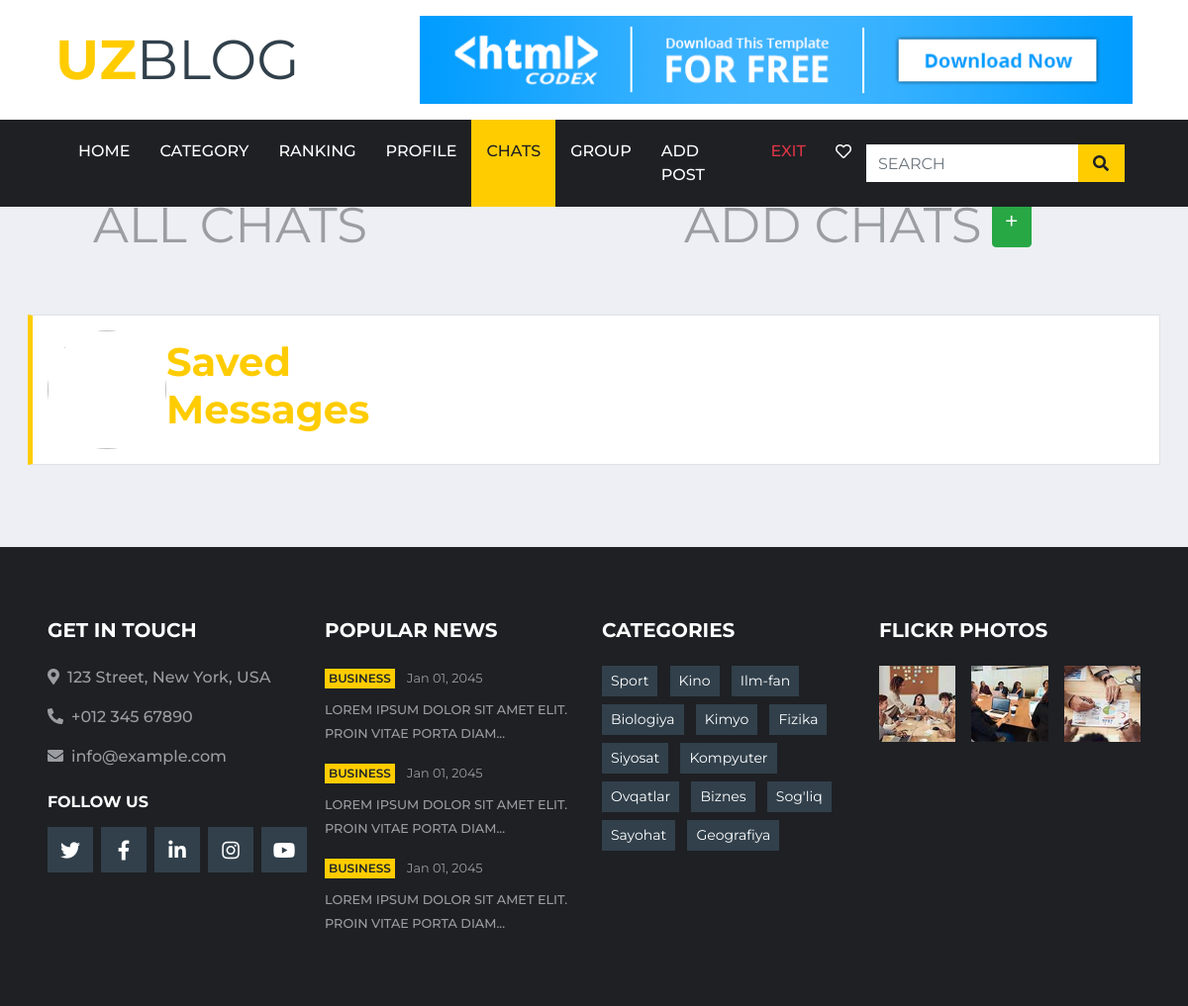
The app's page /chat/ (signed in), older data.
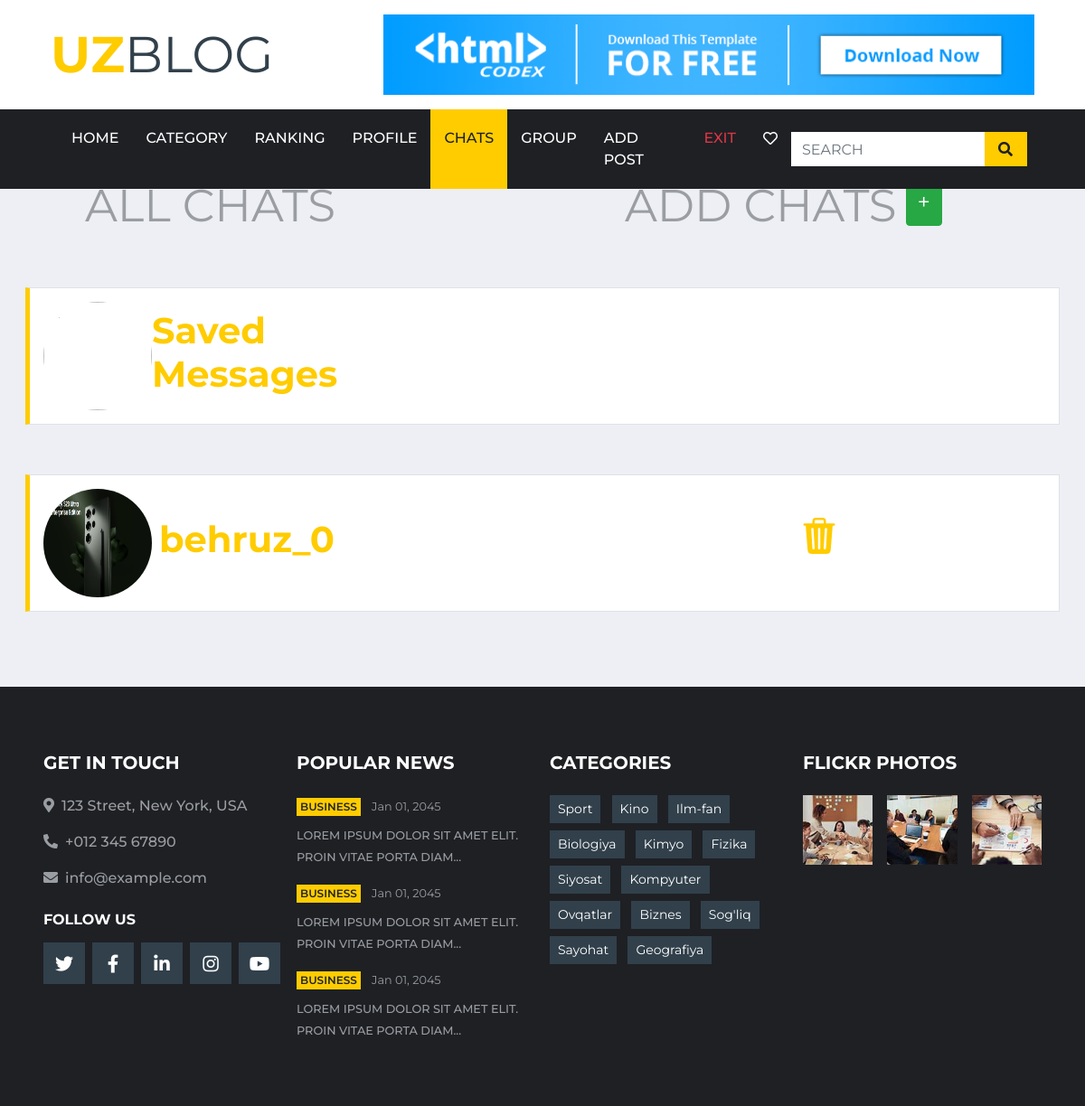
The same page, newer data.
### blog/models.py (models this page shows, shortened)
class Category(models.Model):
    title = models.CharField(max_length=100, verbose_name='Category')
    slug = models.SlugField(blank=True, verbose_name="Slug")
    image = models.ImageField(blank=True, null=True, verbose_name='Image')
    objects = models.Manager()
    class Meta:
        verbose_name = 'Category'
        verbose_name_plural = 'Categories'

class Chat(models.Model):
    user1 = models.ForeignKey(User, on_delete=models.CASCADE, verbose_name='user1', related_name='user')
    user2 = models.ForeignKey(User, on_delete=models.CASCADE, verbose_name='user2')
    slug = models.SlugField(blank=True, verbose_name='slug')
    objects = models.Manager()
    class Meta:
        verbose_name = 'chat'
        verbose_name_plural = 'chats'

class AccountPhoto(models.Model):
    photo = models.ImageField(upload_to='AccountPhotos', verbose_name='photo')
    user = models.ForeignKey(User, on_delete=models.CASCADE, related_name='photos')
    objects = models.Manager()
    class Meta:
        verbose_name = 'Account Photo'
        verbose_name_plural = 'Account Photos'

### blog/views.py (the view)
# urls.py: path('chat/', chat, name='chat'),
def chat(request):
    chattes = []
    user = request.user
    chats = Chat.objects.filter(user1=user)
    chat = Chat.objects.filter(user2=user)
    for i in chats:
        chattes.insert(0, i)
    for i in chat:
        chattes.insert(0, i)
    context = {
        'title': 'CHATS',
        'chats': chattes,
    }
    return render(request, 'chat.html', context)

### blog/templatetags/blog_tags.py (called while the page is built)
@register.simple_tag()
def get_categories():
    return Category.objects.all()

### blog/templates/chat.html (shortened to what this page needs)
{% extends 'base.html' %}
{% block main %}
<div class="container-fluid d-flex justify-content-end">
    <p style="font-size:50px; margin-top:40px; margin-right:320px" class="text-center text-bold-medium">ALL CHATS</p>
    <p style="font-size:50px; margin-top:40px;" class="text-center text-bold-medium">ADD CHATS</p>
    <button type="submit" class="btn btn-success rounded mt-5 mb-5" style="margin-left:10px; margin-right:150px">
        <a href="{% url 'add_chat' %}" class="text-white" style="font-size:25px">+</a>
    </button>
</div>
<div class="col-12">
    <div class="card-body">
        <div class="section-title">
            <div><a href="{% url 'saved_message' %}"><img src="https://static10.tgstat.ru/channels/_0/31/31324acfc838ed6e6add64460e46148d.jpg" style="width:120px; height:120px; border-radius:120px" alt=""></a></div>
            <h1 class="font-weight-bold" style="margin-right:1220px"><a href="{% url 'saved_message' %}">Saved Messages</a></h1><br>
        </div>
    </div>
</div>
{% for i in chats %}
<div class="col-12">
    <div class="card-body">
        <div class="section-title">
            {% if request.user == i.user1 %}
            <div><a href="{% url 'message' i.slug %}"><img src="{% if i.user2.photos.first.photo.url %}{{ i.user2.photos.first.photo.url }}{% else %}https://alumni.tcnj.edu/wp-content/uploads/sites/16/2022/06/user-icon-placeholder.png{% endif %}" style="width:120px; height:120px; border-radius:120px" alt=""></a></div>
                <div class="col-11 d-flex justify-content-between">
                    <h1 class="font-weight-bold"><a href="{% url 'message' i.slug %}">{{ i.user2.username }}</a></h1>
                    <div style="margin-right: 150px">
                        <a style="margin-right:100px" href="{% url 'delete_chat' i.slug %}">
                        <svg xmlns="http://www.w3.org/2000/svg" width="40" height="40" fill="currentColor" class="bi bi-trash3-fill" viewBox="0 0 16 16">
                            <path d="M11 1.5v1h3.5a.5.5 0 0 1 0 1h-.538l-.853 10.66A2 2 0 0 1 11.115 16h-6.23a2 2 0 0 1-1.994-1.84L2.038 3.5H1.5a.5.5 0 0 1 0-1H5v-1A1.5 1.5 0 0 1 6.5 0h3A1.5 1.5 0 0 1 11 1.5Zm-5 0v1h4v-1a.5.5 0 0 0-.5-.5h-3a.5.5 0 0 0-.5.5ZM4.5 5.029l.5 8.5a.5.5 0 1 0 .998-.06l-.5-8.5a.5.5 0 1 0-.998.06Zm6.53-.528a.5.5 0 0 0-.528.47l-.5 8.5a.5.5 0 0 0 .998.058l.5-8.5a.5.5 0 0 0-.47-.528ZM8 4.5a.5.5 0 0 0-.5.5v8.5a.5.5 0 0 0 1 0V5a.5.5 0 0 0-.5-.5Z"/>
                        </svg>
                        </a>
                    </div>
                </div>
            {% else %}
                        <div><a href="{% url 'message' i.slug %}"><img src="{% if i.user1.photos.first.photo.url %}{{ i.user1.photos.first.photo.url }}{% else %}https://alumni.tcnj.edu/wp-content/uploads/sites/16/2022/06/user-icon-placeholder.png{% endif %}" style="width:120px; height:120px; border-radius:120px" alt=""></a></div>
                <div class="col-11 d-flex justify-content-between">
                    <h1 class="font-weight-bold"><a href="{% url 'message' i.slug %}">{{ i.user1.username }}</a></h1>
                    <div style="margin-right: 150px">
                        <a style="margin-right:100px" href="{% url 'delete_chat' i.slug %}">
                        </a>
                    </div>
                </div>
            {% endif %}
        </div>
    </div>
</div>
{% endfor %}
{% endblock main %}

### templates/components/footer.html (shortened to what this page needs)
{% if title != 'CHAT' %}
{% load blog_tags %}
{% load static %}
{% get_categories as categories %}
<div class="container-fluid bg-dark pt-5 px-sm-3 px-md-5 mt-5">
    <div class="row py-4">
        <div class="col-lg-3 col-md-6 mb-5">
            <h5 class="mb-4 text-white text-uppercase font-weight-bold">Get In Touch</h5>
            <p class="font-weight-medium"><i class="fa fa-map-marker-alt mr-2"></i>123 Street, New York, USA</p>
            <p class="font-weight-medium"><i class="fa fa-phone-alt mr-2"></i>+012 345 67890</p>
            <p class="font-weight-medium"><i class="fa fa-envelope mr-2"></i>info@example.com</p>
            <h6 class="mt-4 mb-3 text-white text-uppercase font-weight-bold">Follow Us</h6>
            <div class="d-flex justify-content-start">
                <a class="btn btn-lg btn-secondary btn-lg-square mr-2" href="#"><i class="fab fa-twitter"></i></a>
                <a class="btn btn-lg btn-secondary btn-lg-square mr-2" href="#"><i class="fab fa-facebook-f"></i></a>
                <a class="btn btn-lg btn-secondary btn-lg-square mr-2" href="#"><i class="fab fa-linkedin-in"></i></a>
                <a class="btn btn-lg btn-secondary btn-lg-square mr-2" href="#"><i class="fab fa-instagram"></i></a>
                <a class="btn btn-lg btn-secondary btn-lg-square" href="#"><i class="fab fa-youtube"></i></a>
            </div>
        </div>
        <div class="col-lg-3 col-md-6 mb-5">
            <h5 class="mb-4 text-white text-uppercase font-weight-bold">Popular News</h5>
            <div class="mb-3">
                <div class="mb-2">
                    <a class="badge badge-primary text-uppercase font-weight-semi-bold p-1 mr-2" href="">Business</a>
                    <a class="text-body" href=""><small>Jan 01, 2045</small></a>
                </div>
                <a class="small text-body text-uppercase font-weight-medium" href="">Lorem ipsum dolor sit amet elit.
                    Proin vitae porta diam...</a>
            </div>
            <div class="mb-3">
                <div class="mb-2">
                    <a class="badge badge-primary text-uppercase font-weight-semi-bold p-1 mr-2" href="">Business</a>
                    <a class="text-body" href=""><small>Jan 01, 2045</small></a>
                </div>
                <a class="small text-body text-uppercase font-weight-medium" href="">Lorem ipsum dolor sit amet elit.
                    Proin vitae porta diam...</a>
            </div>
            <div class="">
                <div class="mb-2">
                    <a class="badge badge-primary text-uppercase font-weight-semi-bold p-1 mr-2" href="">Business</a>
                    <a class="text-body" href=""><small>Jan 01, 2045</small></a>
                </div>
                <a class="small text-body text-uppercase font-weight-medium" href="">Lorem ipsum dolor sit amet elit.
                    Proin vitae porta diam...</a>
            </div>
        </div>
        <div class="col-lg-3 col-md-6 mb-5">
            <h5 class="mb-4 text-white text-uppercase font-weight-bold">Categories</h5>
            <div class="m-n1">
                {% for category in categories %}
                <a href="{% url 'category_page' category.slug %}" class="btn btn-sm btn-secondary m-1">{{ category.title }}</a>
                {% endfor %}
            </div>
        </div>
        <div class="col-lg-3 col-md-6 mb-5">
            <h5 class="mb-4 text-white text-uppercase font-weight-bold">Flickr Photos</h5>
            <div class="row">
                {% load static %}
                <div class="col-4 mb-3">
                    <a href=""><img class="w-100" src="{% static 'blog/img/news-110x110-1.jpg' %}" alt=""></a>
                </div>
                <div class="col-4 mb-3">
                    <a href=""><img class="w-100" src="{% static 'blog/img/news-110x110-2.jpg' %}" alt=""></a>
                </div>
                <div class="col-4 mb-3">
                    <a href=""><img class="w-100" src="{% static 'blog/img/news-110x110-3.jpg' %}" alt=""></a>
                </div>
            </div>
        </div>
    </div>
</div>
{% endif %}

Row changes from the older to the newer data that the page shows:
added Chat: user1.photo (picture), user1.username "behruz_0"
